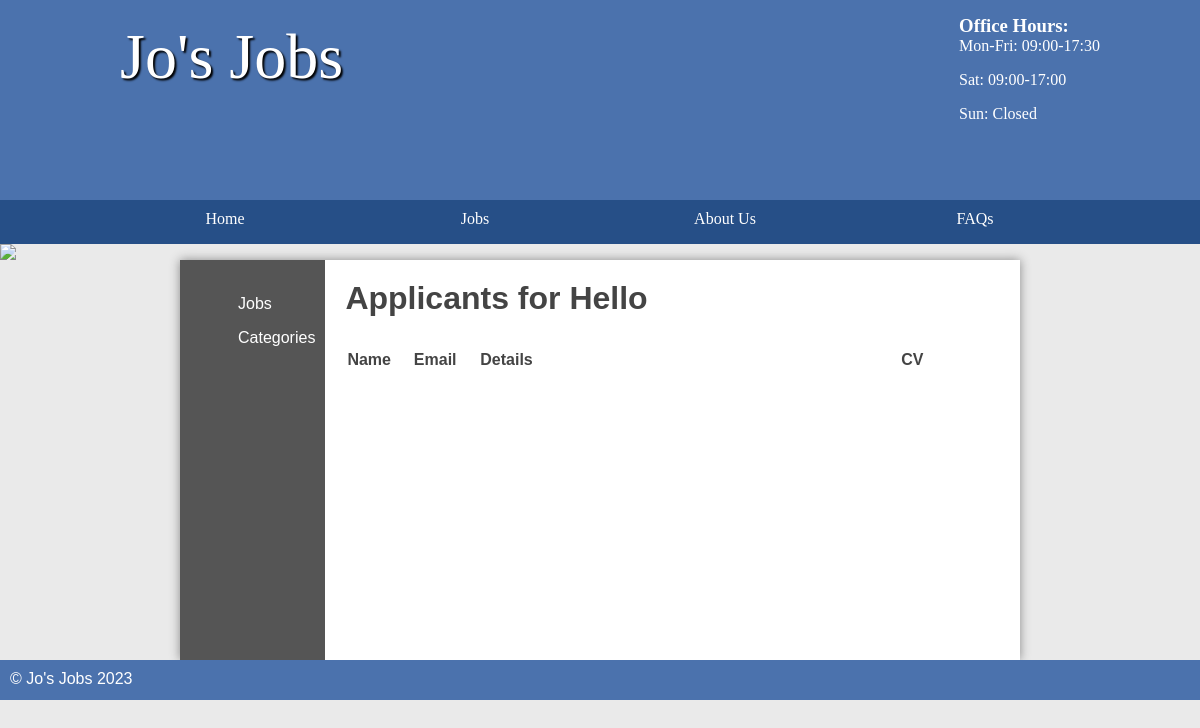
Before: /jobs/public/admin/applicants.php?id=7 (signed in) with the older database file.
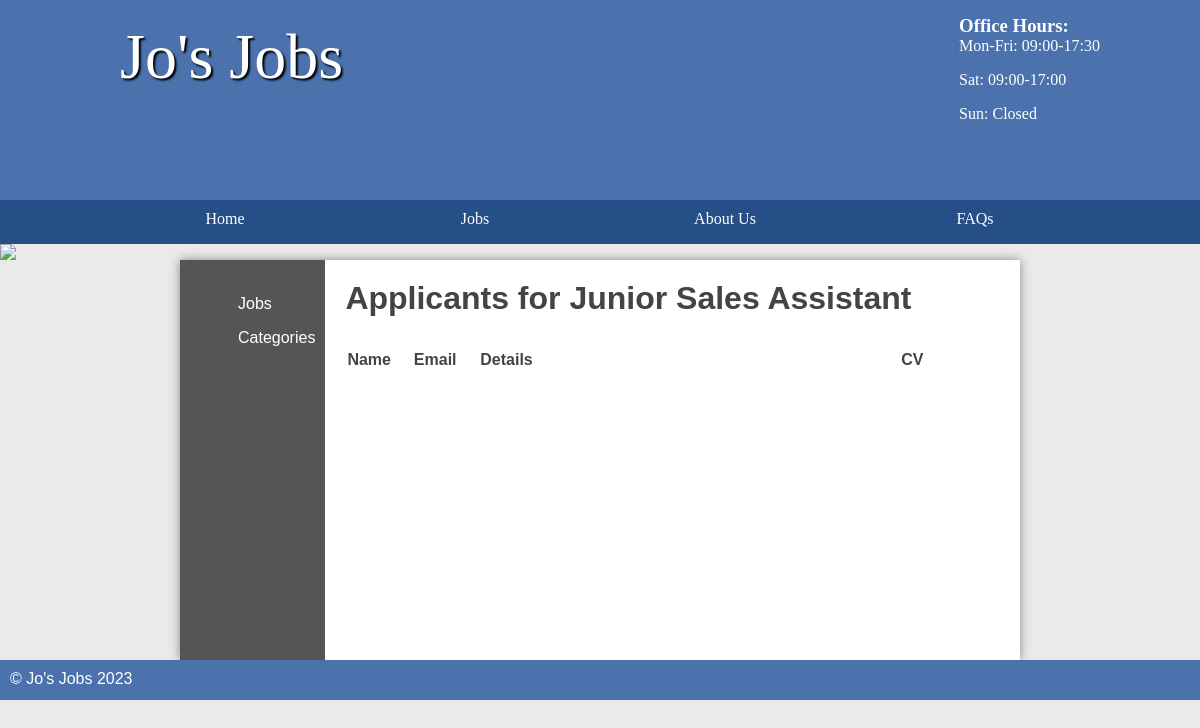
After: the same page with the newer database file.
### tables this page shows
CREATE TABLE `job` (
  `id` int(11) NOT NULL AUTO_INCREMENT,
  `title` varchar(45) DEFAULT NULL,
  `description` longblob DEFAULT NULL,
  `salary` varchar(45) DEFAULT NULL,
  `closingDate` date DEFAULT NULL,
  `categoryId` int(11) DEFAULT NULL,
  `location` varchar(255) DEFAULT NULL,
  `archived` tinyint(1) DEFAULT 0,
  PRIMARY KEY (`id`)
);

### jobs/include/utils.php (called while the page is built, shortened)
<?php
function requiredParam(string $name): string {
    $param = $_GET[$name] ?? $_POST[$name] ?? null;
    return $param;
}
function createHead($title = "Home") {
    require 'top-section.html.php';
}

### jobs/classes/database.php (called while the page is built, shortened)
<?php
class Database extends stdClass {
    public function __construct($user = "student", $password = "student", $dbname = "job", $host = "mysql") {
        $this->pdo = new PDO("mysql:host=$host;dbname=$dbname", $user, $password);
    }
    public function __get($name) {
        return $this->$name;
    }
}

### jobs/classes/table.php (called while the page is built, shortened)
<?php
class Table {
    private $pdo;
    private $table;
    public function __construct($pdoInstance, $table) {
        $this->pdo = $pdoInstance;
        $this->table = $table;
    }
    private function selector($binds, $items) {
        $query = "SELECT ";
        $query .= "$items FROM $this->table";
        $statement = $this->bindAndExecute($binds, $query);
        return $statement;
    }
    public function select(array|string $binds = [], array|string $items = '*') {
        return $this->selector($binds, $items)->fetch();
    }
    private function bindAndExecute(array|string $binds, string $query, array $values = [], bool $debugMode = false): PDOStatement {
        if (is_string($binds))
            $query .= " $binds ";
        else if (!empty($binds)) {
            $query .= " WHERE ";
            foreach ($binds as $key => $value)
                $query .= is_int($key) ? " $value " : " $key = :$key ";
        }
        $statement = $this->pdo->prepare($query);
        if (is_array($binds))
            foreach ($binds as $key => $value)
                if (!is_int($key))
                    $statement->bindValue($key, $value);
        $statement->execute();
        return $statement;
    }
}

### jobs/include/top-section.html.php (the view, shortened to what this page needs)
<!DOCTYPE html>
<html>
<head>
    <link rel="stylesheet" href="/styles.css" />
</head>
<header>
    <section>
        <aside>
            <h3>Office Hours:</h3>
            <p>Mon-Fri: 09:00-17:30</p>
            <p>Sat: 09:00-17:00</p>
            <p>Sun: Closed</p>
        </aside>
        <h1>Jo's Jobs</h1>
    </section>
</header>
<nav>
    <ul>
        <li><a href="/">Home</a></li>
        <li>
            <a href="/admin/jobs.php">Jobs</a>
        </li>
        <li><a href="/about.html">About Us</a></li>
        <li><a href="/faqs.php">FAQs</a></li>
    </ul>
</nav>
<img src="/images/randombanner.php" />

### jobs/public/admin/applicants.php (shortened to what this page needs)
<?php
require "../../include/utils.php";
$jobId = requiredParam('id');
$db ??= new Database();
$job = $db->job->select(['id' => $jobId]);
createHead("Applicants");
?>
<main class="sidebar">
	<?php include '../../include/leftside-admin.html.php'; ?>
	<section class="right">
		<h2>Applicants for <?= $job['title']; ?></h2>
		<table>
			<thead>
				<tr>
					<th style="width: 10%">Name</th>
					<th style="width: 10%">Email</th>
					<th style="width: 65%">Details</th>
					<th style="width: 15%">CV</th>
				</tr>
			</thead>
		</table>
	</section>
</main>
<?php include '../../include/footer.html.php'; ?>

Changed rows visible on the page:
changed job: title "Hello" → "Junior Sales Assistant"
